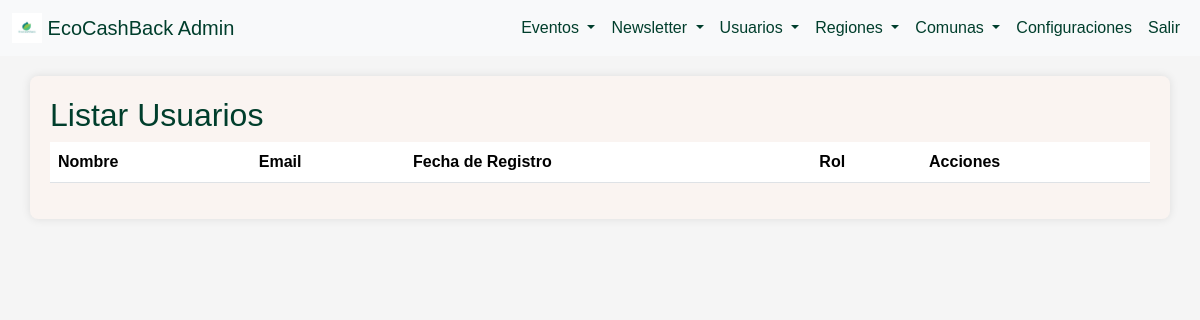
/administracion/listar_users/, run on an earlier commit of the app's database.
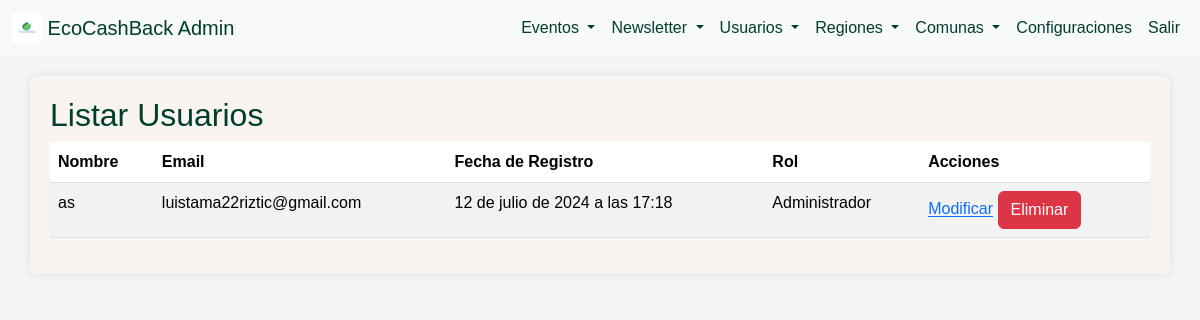
And on a later commit of the database.
### administracion/models.py (models this page shows, shortened)
class Usuario(models.Model):
    nombre = models.CharField(max_length=100)
    email = models.EmailField(unique=True)
    contraseña = models.CharField(max_length=100)
    fecha_registro = models.DateTimeField(auto_now_add=True)
    rol = models.ForeignKey(Rol, on_delete=models.CASCADE, default=1)  # Establece un valor predeterminado para el campo 'rol'

class Rol(models.Model):
    rol_id = models.AutoField(primary_key=True)
    nombre = models.CharField(max_length=100)
    descripcion = models.TextField()

### administracion/views.py (the view)
# urls.py: path('listar_users/', views.listar_users, name='listar_users'),
def listar_users(request):
    usuarios = Usuario.objects.all()
    return render(request, 'administracion/users/listar_users.html', {'usuarios': usuarios})

### administracion/templates/administracion/users/listar_users.html (shortened to what this page needs)
{% load static %}
<!DOCTYPE html>
<html lang="es">
<head>
    <link rel="stylesheet" href="https://cdn.jsdelivr.net/npm/bootstrap@5.3.3/dist/css/bootstrap.min.css">
    <link rel="stylesheet" href="{% static 'css/admin_styles.css' %}">
</head>
<body>
    <nav class="navbar navbar-expand-lg navbar-light bg-light">
        <div class="container-fluid">
            <a class="navbar-brand" href="{% url 'admin_dashboard' %}">
                <img src="{% static 'img/logo-ecocashback.jpeg' %}" alt="Logo-EcoCashBack" width="30" height="30" class="d-inline-block align-top">
                EcoCashBack Admin
            </a>
            <div class="collapse navbar-collapse" id="navbarNav">
                <ul class="navbar-nav ms-auto">
                    <li class="nav-item dropdown">
                        <a class="nav-link dropdown-toggle" href="#" id="eventosDropdown" role="button" data-bs-toggle="dropdown" aria-expanded="false">
                            Eventos
                        </a>
                    </li>
                    <li class="nav-item dropdown">
                        <a class="nav-link dropdown-toggle" href="#" id="newsletterDropdown" role="button" data-bs-toggle="dropdown" aria-expanded="false">
                            Newsletter
                        </a>
                    </li>
                    <li class="nav-item dropdown">
                        <a class="nav-link dropdown-toggle" href="#" id="usuariosDropdown" role="button" data-bs-toggle="dropdown" aria-expanded="false">
                            Usuarios
                        </a>
                    </li>
                    <li class="nav-item dropdown">
                        <a class="nav-link dropdown-toggle" href="#" id="regionesDropdown" role="button" data-bs-toggle="dropdown" aria-expanded="false">
                            Regiones
                        </a>
                    </li>
                    <li class="nav-item dropdown">
                        <a class="nav-link dropdown-toggle" href="#" id="comunasDropdown" role="button" data-bs-toggle="dropdown" aria-expanded="false">
                            Comunas
                        </a>
                    </li>
                    <li class="nav-item">
                        <a class="nav-link" href="#">Configuraciones</a>
                    </li>
                    <li class="nav-item">
                        <a class="nav-link" href="#">Salir</a>
                    </li>
                </ul>
            </div>
        </div>
    </nav>
    <div class="container">
        <h2>Listar Usuarios</h2>
        <table class="table table-striped">
            <thead>
                <tr>
                    <th>Nombre</th>
                    <th>Email</th>
                    <th>Fecha de Registro</th>
                    <th>Rol</th>
                    <th>Acciones</th>
                </tr>
            </thead>
            <tbody>
                {% for usuario in usuarios %}
                <tr>
                    <td>{{ usuario.nombre }}</td>
                    <td>{{ usuario.email }}</td>
                    <td>{{ usuario.fecha_registro }}</td>
                    <td>{{ usuario.rol.nombre }}</td>
                    <td>
                        <a href="{% url 'modificar_users' usuario.pk %}" class="btn-modificar">Modificar</a>
                        <a href="{% url 'eliminar_users' usuario.pk %}" class="btn btn-danger">Eliminar</a>
                    </td>
                </tr>
                {% endfor %}
            </tbody>
        </table>
    </div>
</body>
</html>

What changed in the data, as far as the page shows it:
added Usuario: nombre "as", email "luistama22riztic@gmail.com", fecha_registro "12 de julio de 2024 a las 17:18", rol.nombre "Administrador"
